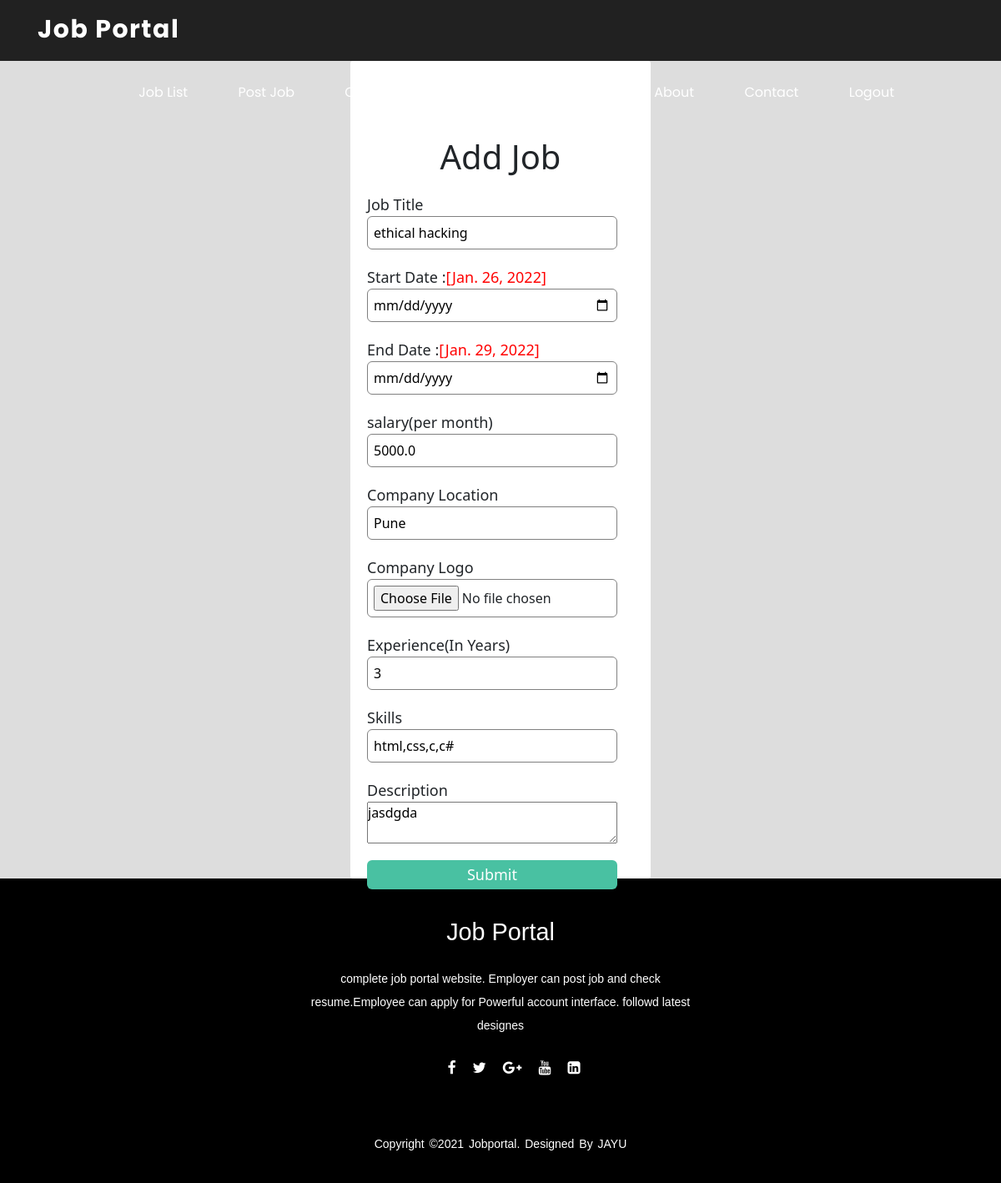
Screenshot of /edit_jobdetail/11 (signed in) with the database file from the repository.
### job/models.py (models this page shows, shortened)
class jobs(models.Model):
    recruiter1 = models.ForeignKey(recruiter,on_delete=models.CASCADE)
    start_date=models.DateField()
    end_date=models.DateField()
    title=models.CharField(max_length=20)
    salary=models.FloatField(max_length=20)
    description=models.CharField(max_length=100)
    image=models.FileField()
    experience=models.CharField(max_length=100)
    location=models.CharField(max_length=20)
    skills=models.CharField(max_length=100)
    creation_date=models.DateField()

### job/views.py (the view, shortened to what this page needs)
# urls.py: path('edit_jobdetail/<int:pid>',views.edit_jobdetail,name='edit_jobdetail'),
def edit_jobdetail(request,pid):
    if not request.user.is_authenticated:
        return redirect('recruiter_login')
    error=""
    job=jobs.objects.get(id=pid)
    d={'error':error,'job':job}
    return render(request,'job/edit_jobdetail.html',d)

### templates/job/edit_jobdetail.html (shortened to what this page needs)
{% extends 'job/recruiter_navigation.html' %}
{% load static %}
{% block content %}
<div class="bg1">
<div class="signup-box2">
      <h1>Add Job </h1>
      <form method="post" enctype="multipart/form-data">
        <label>Job Title</label>
        <input type="text" placeholder="" name="jobtitle" value="{{job.title}}" required />
        <label>Start Date : <span style="color:red;"> [{{job.start_date}}]</span></label>
        <input type="date" placeholder="" name="start_date"/>
        <label>End Date : <span style="color:red;">[{{job.end_date}}]</span></label>
        <input type="date" placeholder="" name="end_date"/>
        <label>salary(per month)</label>
        <input type="text" placeholder="" name="salery" value="{{job.salary}}" />
        <label>Company Location</label>
        <input type="text" placeholder="" name="location" value="{{job.location}}" required />
        <label>Company Logo</label>
        <input type="file" name="logo" value="{{job.image}}" />
        <label>Experience(In Years)</label>
        <input type="text" placeholder="" name="experience" value="{{job.experience}}" />
        <label>Skills</label>
        <input type="text" placeholder="" name="skills" value="{{job.skills}}" />
        <label>Description</label>
        <textarea name="description" >{{job.description}}</textarea>
        <input type="submit" value="Submit"/>
      </form>
    </div>
    </div>
{% endblock content %}

### static/job/css/style.css (style rules this page uses)
* { margin : 0px; padding: 0px; }

### static/job/css/search1.css (style rules this page uses)
.bg1 { width: 100%; background-color:#ddd ; }
.signup-box2 { width: 360px; height: 980px; margin: auto; background-color: white; border-radius: 3px; }
.signup-box2 h1 { text-align: center; padding-top: 15px; }
.signup-box2 form { width: 300px; margin-left: 20px; }
.signup-box2 form label { display: flex; margin-top: 20px; font-size: 18px; }
.signup-box2 form input { width: 100%; padding: 7px; border: none; border: 1px solid gray; border-radius: 6px; outline: none; }
.signup-box2 form input[type="submit"] { width: 100%; height: 35px; margin-top: 20px; border: none; background-color: #49c1a2; color: white; font-size: 18px; padding:0; }
.signup-box2 form textarea { width:100%; }

### rows the page displays
jobs: jobtitle "ethical hacking", start_date "Jan. 26, 2022", end_date "Jan. 29, 2022", salery "5000.0", location "Pune", experience "3", skills "html,css,c,c#", description "jasdgda"
